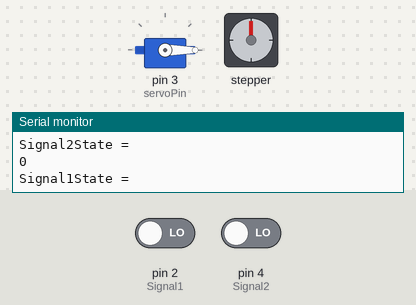
Simulated run of this sketch. Board: Arduino Uno, built with avr-gcc and run on an emulated ATmega328P. On the bench: servo, stepper motor, the last lines printed to the serial monitor. Inputs (shaded band) come from the test bench; at power-on: pin 2 (Signal1) LOW, pin 4 (Signal2) LOW. Stepper angles assume 300 steps per turn.

Above: at 1.2 s.
1.3 s: pin 2 (Signal1) driven HIGH
At 2.1 s:
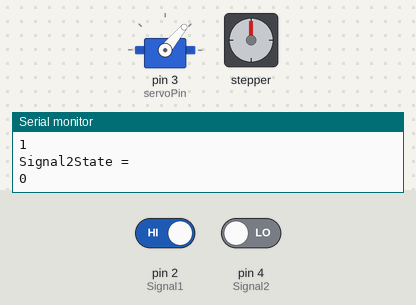
At 6.4 s:
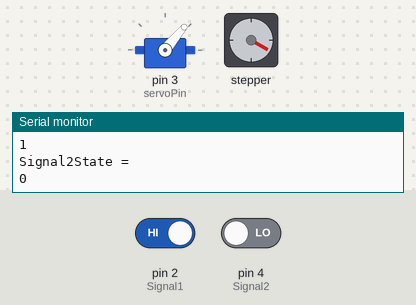
Timing chart, 0 to 57.1 s (numbered marks = the images above; inputs shaded):
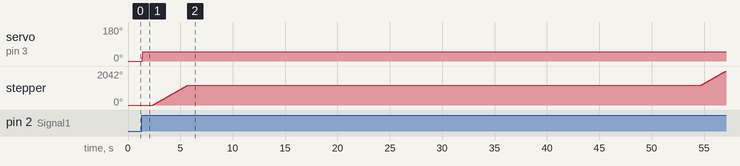

The sketch:

Conveyor.ino
```cpp
//Import the libraries
#include <Servo.h>

//Define the servo motor for the gripper
Servo servo1;
int servoPin = 3;
int pos = 0;

//off is used for calibration.
const int off = 0;
int Steps = 10;
int ServoSpeedFast = 0;
int ServoSpeedNormal = 1;
int ServoSpeedSlow = 2;
const int MediumPre = 4;
const int SlowPre = 6;

#include <Stepper.h>
int Signal1 = 2;
int Signal2 = 4;

int Signal1State = 0;
int Signal2State = 0;

// change this to the number of steps on your motor
#define STEPS 300

// create an instance of the stepper class, specifying
// the number of steps of the motor and the pins it's
// attached to
Stepper stepper(STEPS, 8, 9, 10, 11);

void setup() {

  Serial.begin(9600);
  servo1.attach(servoPin);
  moveServos(0);

  // set the speed of the motor to 60 RPMs
  stepper.setSpeed(60);

  pinMode(Signal1, INPUT);
  pinMode(Signal2, INPUT);

}

void loop() {

  //check for the conveyor movement initiation signal
  CheckSignals();

  //Print in the signal in serial monitor for debugging
  Serial.println("Signal1State =");
  Serial.println(Signal1State);
  Serial.println("Signal2State =");
  Serial.println(Signal2State);

  if (Signal1State == 1) {

      moveServos(50);
      delay(1000);

      //Move the conveyor 1000 steps to get to CNC position
      stepper.step(1000);

      //Wait 49 seconds for the CNC drawing to finish.
      delay(49000);

      //Move the conveyor 1780 steps to get to robotic arm 3 position
      stepper.step(1780);

      moveServos(0);

      delay(5000);

      //Move the conveyor back to robotic arm 2 position
      stepper.step(-2780);


  }

}

void CheckSignals() {

    Signal1State = digitalRead(Signal1);
    Signal2State = digitalRead(Signal2);

}

void moveServos(int target) {

  //This function moves the servo for the gripper.
  target = (target == 999) ? pos : target + off;


  Steps = abs(target - pos);

  float step01 = ((float)(target - pos)) / Steps;

  float temppos = pos;

  for (int i = 0; i < Steps; i++) {
    temppos = temppos + step01;

    pos = floor(temppos);

    servo1.write(pos);


    int speedStep = min(i, Steps - i);

    if (speedStep < Steps / SlowPre) {
      delay(ServoSpeedSlow);
    } else if (speedStep < Steps / MediumPre) {
      delay(ServoSpeedNormal);
    } else {
      delay(ServoSpeedFast);
    }

  }

  pos = floor(target);

  servo1.write(pos);


}
```

Measured:
- after the input at 1.3 s, servo on pin 3 (servoPin): 0° → 50° after 0.06 s; stepper: turns 1200° clockwise in 3.3 s, then 842° clockwise in 2.3 s
